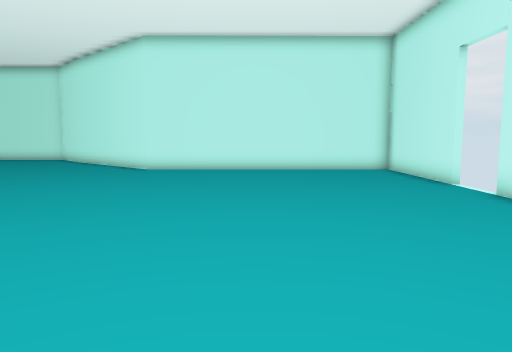
View 1 (above)

20 first-person views from a walk through a scene from a Unity 3-D project. The camera is 1.4 m above the floor, tilts 6° down and sees 70° across. Doors are open. The floor is counted in squares, 1 m on a side. Each view is taken from the middle of a square. On the plan, view 1 faces up. The plan holds only what a view shows up to about 16 squares ahead; the rest is blank.

View 2
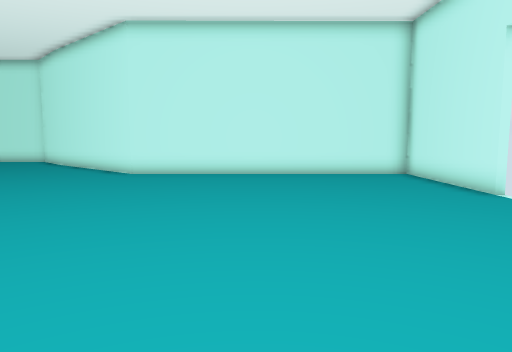

View 3
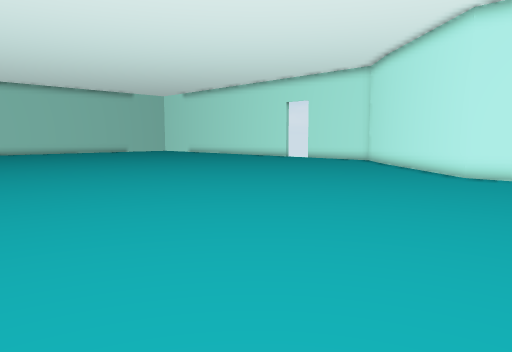

View 4
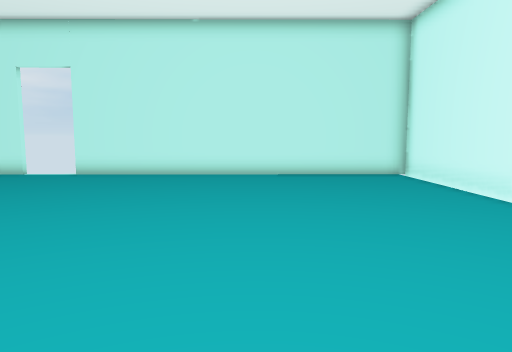

View 5
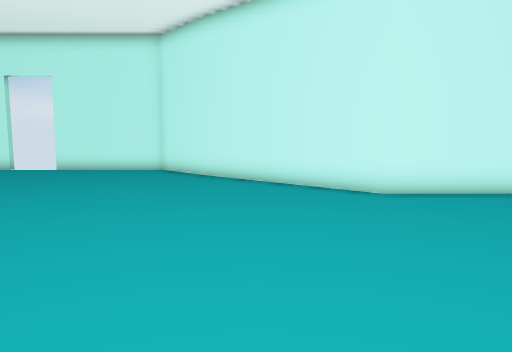

View 6
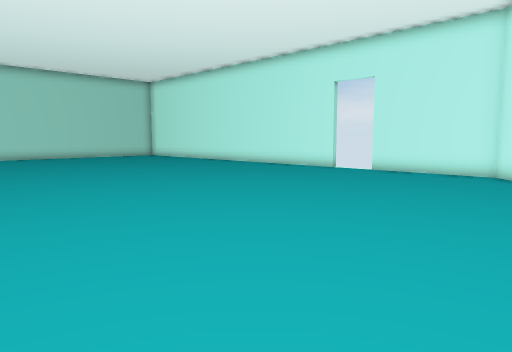

View 7
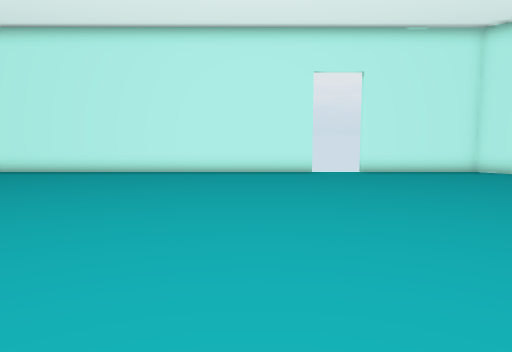

View 8
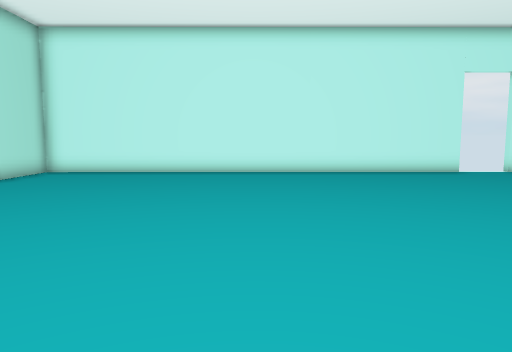

View 9
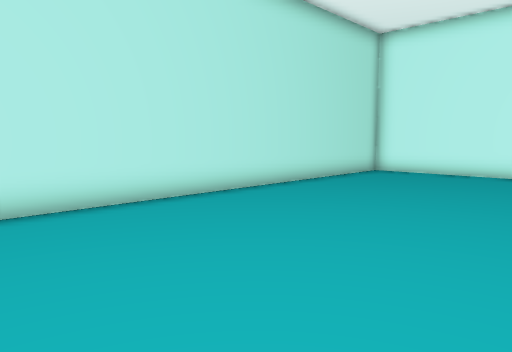

View 10
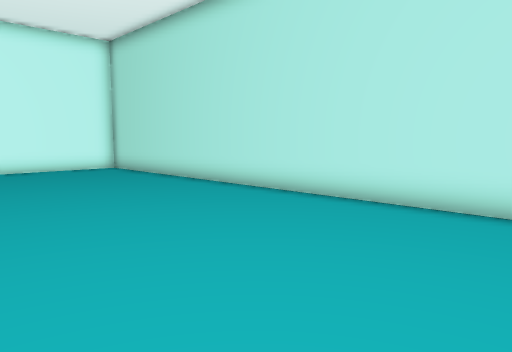

View 11
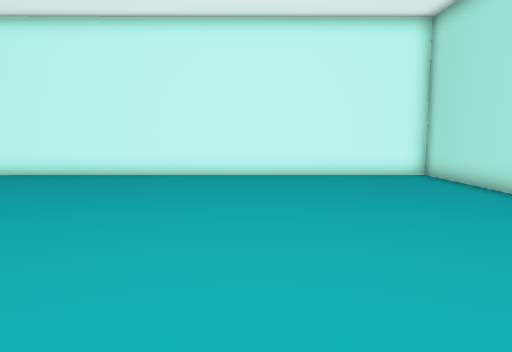

View 12
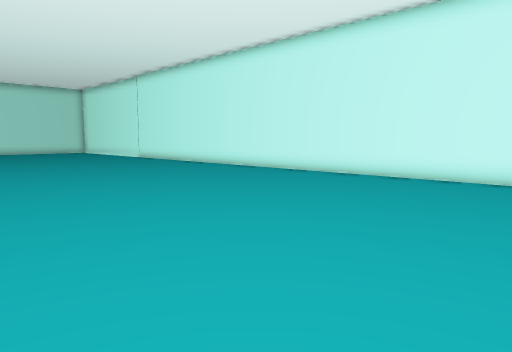

View 13
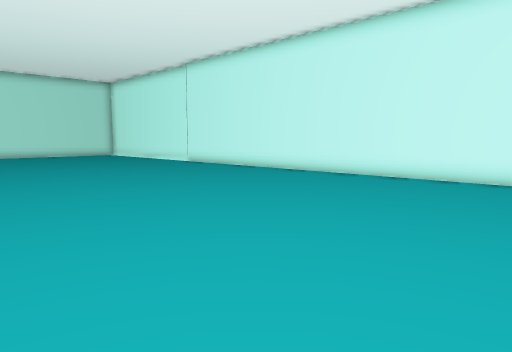

View 14
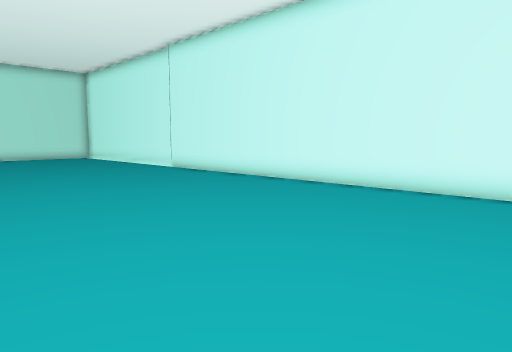

View 15
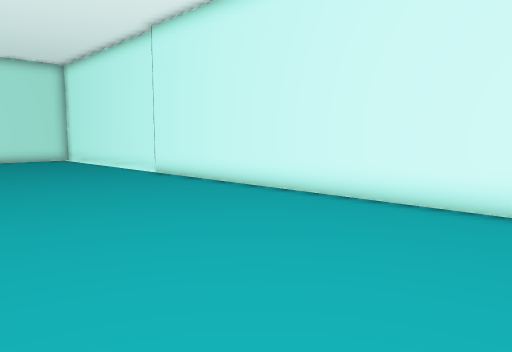

View 16
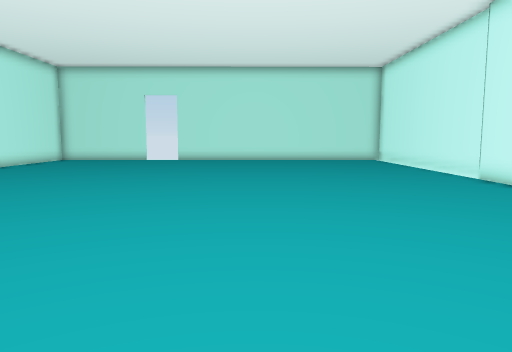

View 17
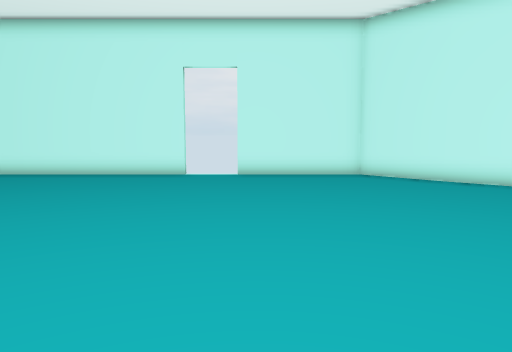

View 18
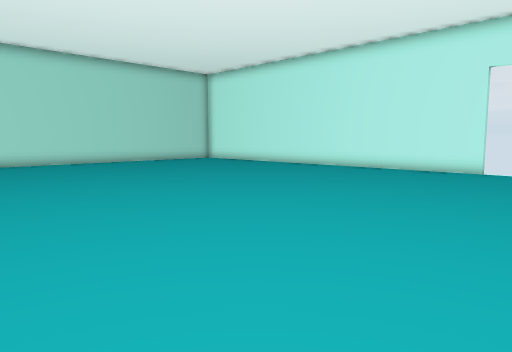

View 19
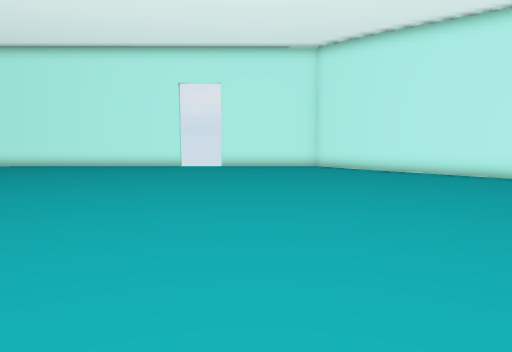

View 20
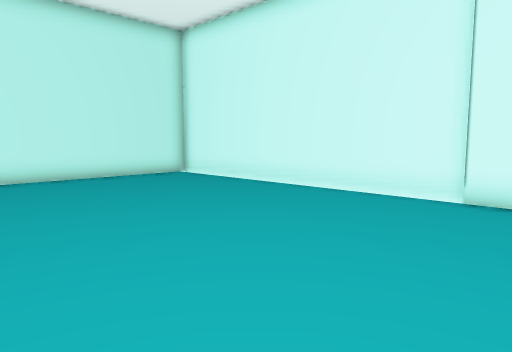

### Floor plan
Points are (right, up) in squares from view 1. A wall is a line through its corners. A room is listed if a view was taken in it or the views show most of it. See-through windows are left out.
Room 1 (views 1, 2, 3, 4, 5, 6, 7, 8, 9, 10, 11, 12, 13, 14, 15, 16, 17, 18, 19, 20)
walls: (-18.7, 22.9) (-35.5, 22.8) (-35.3, -3.7) (-4.6, -3.6); (-4.6, -3.8) (6, -3.7) (5.9, 8.9); (5.9, 10.9) (5.8, 16.1) (-4.8, 16.1) (-10, 20.7) (-12, 22.9) (-16.7, 22.9)
ways out: open door at (-18, 23); open door at (6, 10)

Where each view was taken, in squares from view 1:
view 1: 0 up, 0 right, facing up
view 2: 2 up, 0 right, facing up
view 3: 2 up, 1 left, facing up-left
view 4: 2 up, 8 left, facing right
view 5: 7 up, 8 left, facing up
view 6: 8 up, 9 left, facing up-left
view 7: 8 up, 21 left, facing up
view 8: 8 up, 27 left, facing up
view 9: 8 up, 28 left, facing up-left
view 10: 13 up, 28 left, facing down-left
view 11: 10 up, 29 left, facing down
view 12: 9 up, 29 left, facing down-right
view 13: 9 up, 23 left, facing down-right
view 14: 6 up, 20 left, facing down-right
view 15: 4 up, 18 left, facing down-right
view 16: 4 up, 17 left, facing right
view 17: 9 up, 16 left, facing up
view 18: 7 up, 15 left, facing up-left
view 19: 5 up, 15 left, facing up
view 20: 5 up, 7 left, facing down-right
